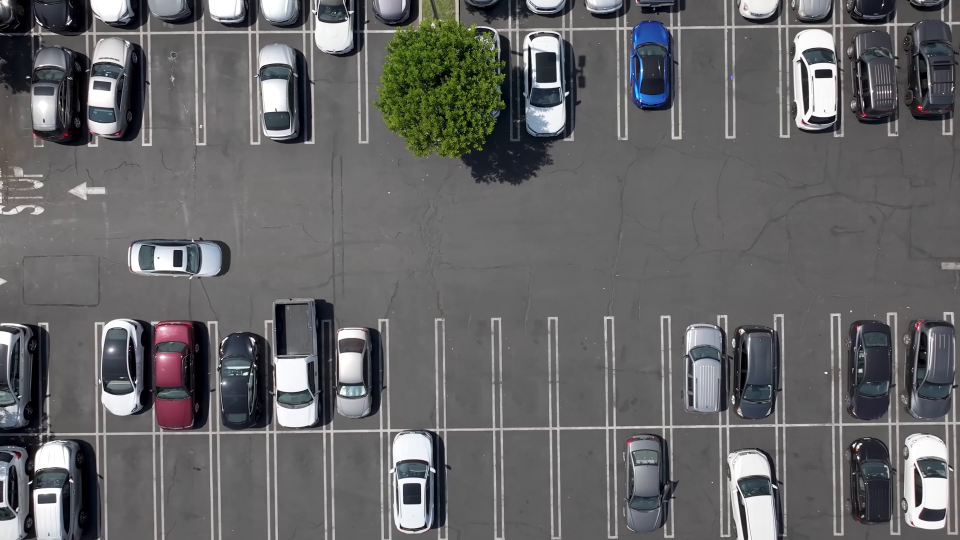
#> input picture frame 15 of lot.mp4, 1920 x 1080 px (shown at 1/2 size)
$ python slot.py
#> lines starting #> are read from the running program, lines starting #| are printed output that depends on the picture
import cv2
import csv

def drawRectangle(image, a, b, c, d, low_threshold, high_threshold, min_pix, max_pix):
    sub_image = image[b:b + d, a:a + c]
    edges = cv2.Canny(sub_image, low_threshold, high_threshold)
    pix = cv2.countNonZero(edges)
    if min_pix <= pix <= max_pix:
        cv2.rectangle(image, (a, b), (a + c, b + d), (0, 255, 0), 3)
        Spots.location += 1
    else:
        cv2.rectangle(image, (a, b), (a + c, b + d), (0, 0, 255), 3)

def callback(foo):
    pass

class Spots:
    location = 0

video = cv2.VideoCapture('lot.mp4')
if not video.isOpened():
    print("Error: Could not open video.")
    exit()

source, image = video.read()
#> image is the input picture: shape (1080, 1920, 3); mean B, G, R 102.3, 101.2, 101.4
if not source:
    print("Error: Could not read video.")
    video.release()
    exit()

# Resize the image
height, width, layers = image.shape
#> height = 1080; width = 1920; layers = 3
image = cv2.resize(image, (int(width * 0.35), int(height * 0.35)))
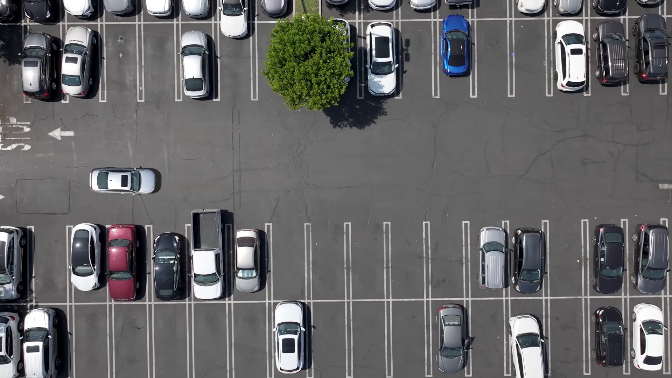
#> image: shape (378, 672, 3); mean B, G, R 102.2, 101.2, 101.3

# ROI Selection and saving to CSV
#> (the run stopped early here; a loop or call above may not have finished)

$ run again, starting later in the video
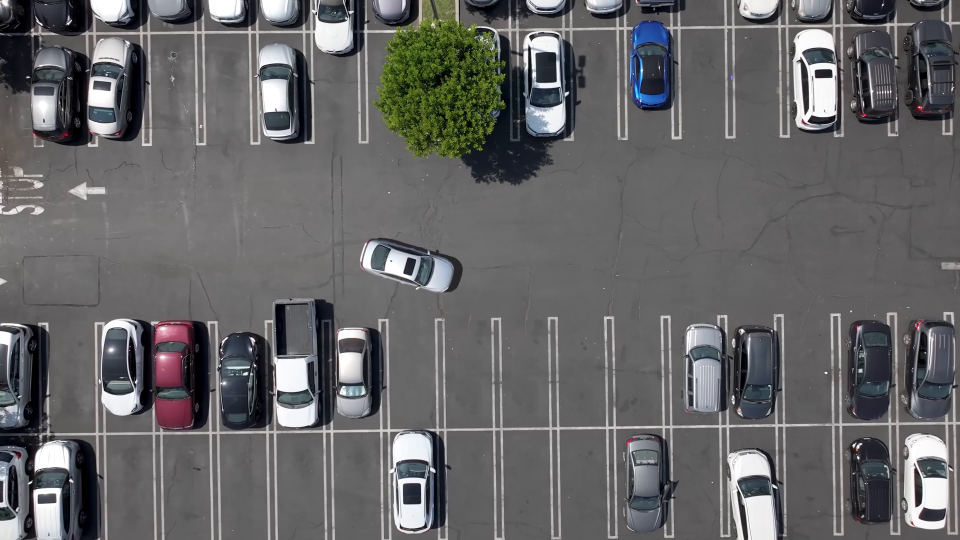
#> input picture frame 67 of lot.mp4, 1920 x 1080 px (shown at 1/2 size)
#> image is the input picture: shape (1080, 1920, 3); mean B, G, R 102.3, 101.2, 101.4
#> `image = cv2.resize(image, (int(width * 0.35), int(height * 0.35)))`:
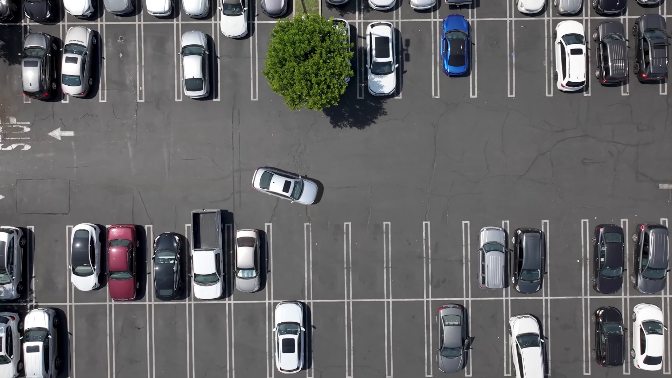
#> image: shape (378, 672, 3); mean B, G, R 102.2, 101.2, 101.3

$ run again, starting later in the video
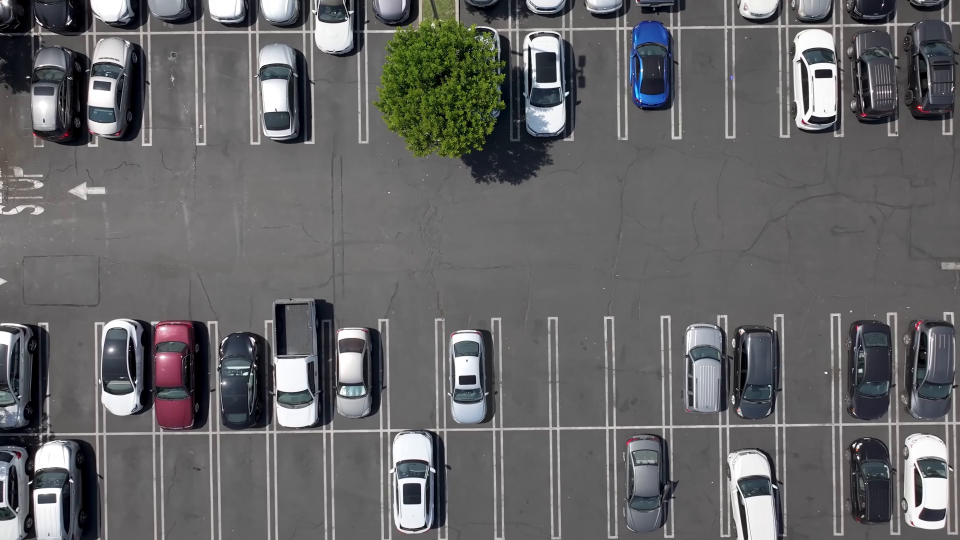
#> input picture frame 120 of lot.mp4, 1920 x 1080 px (shown at 1/2 size)
#> image is the input picture: shape (1080, 1920, 3); mean B, G, R 102.3, 101.2, 101.4
#> `image = cv2.resize(image, (int(width * 0.35), int(height * 0.35)))`:
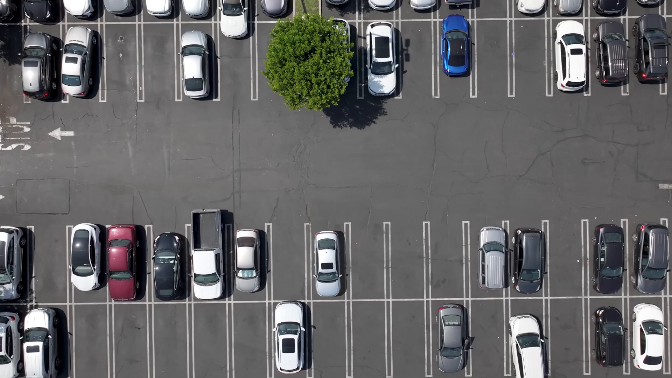
#> image: shape (378, 672, 3); mean B, G, R 102.2, 101.2, 101.3
